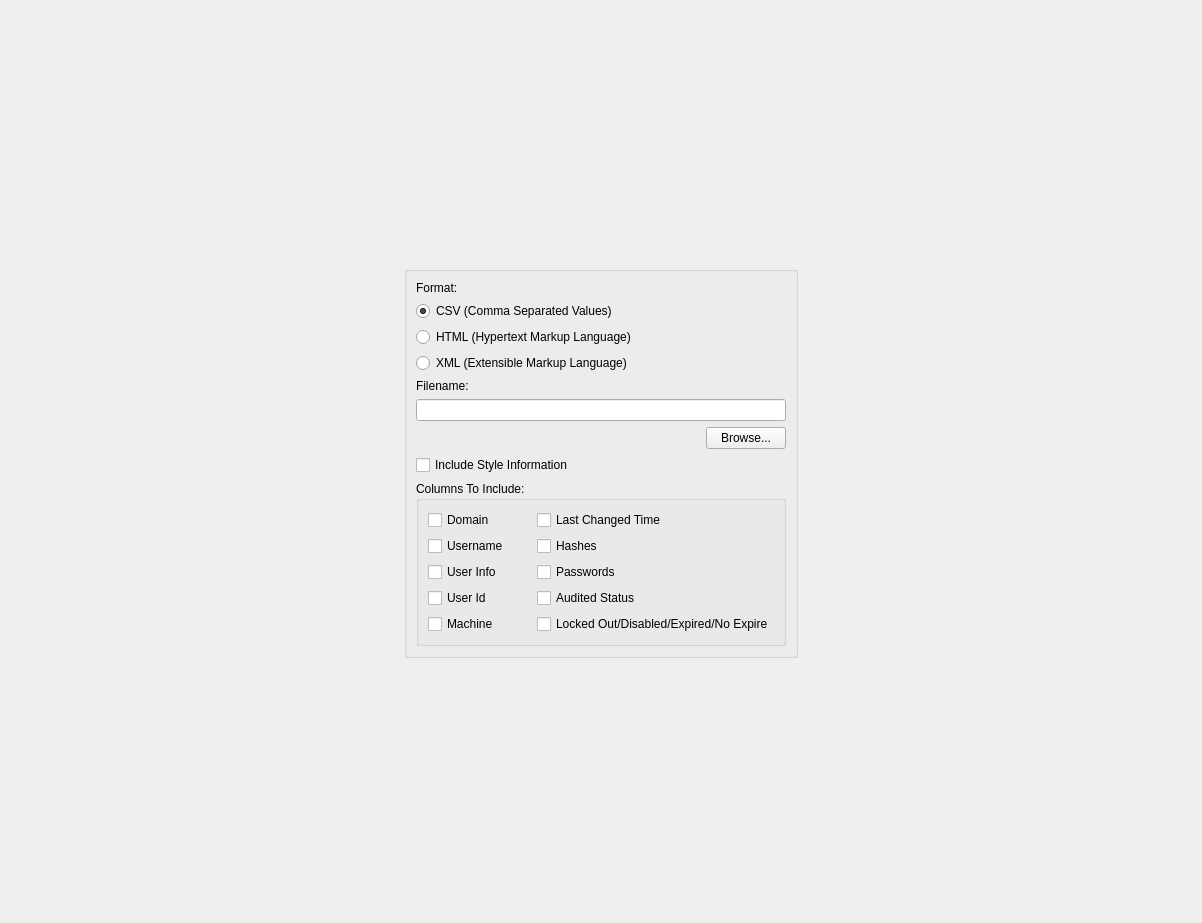
<?xml version="1.0" encoding="UTF-8"?>
<ui version="4.0">
 <class>ExportAccountsConfig</class>
 <widget class="QWidget" name="ExportAccountsConfig">
  <property name="geometry">
   <rect>
    <x>0</x>
    <y>0</y>
    <width>1202</width>
    <height>923</height>
   </rect>
  </property>
  <property name="sizePolicy">
   <sizepolicy hsizetype="Preferred" vsizetype="Preferred">
    <horstretch>0</horstretch>
    <verstretch>0</verstretch>
   </sizepolicy>
  </property>
  <property name="maximumSize">
   <size>
    <width>16777215</width>
    <height>16777215</height>
   </size>
  </property>
  <property name="windowTitle">
   <string>Form</string>
  </property>
  <layout class="QGridLayout" name="gridLayout">
   <item row="1" column="2">
    <spacer name="horizontalSpacer">
     <property name="orientation">
      <enum>Qt::Horizontal</enum>
     </property>
     <property name="sizeHint" stdset="0">
      <size>
       <width>40</width>
       <height>20</height>
      </size>
     </property>
    </spacer>
   </item>
   <item row="1" column="0">
    <spacer name="horizontalSpacer_2">
     <property name="orientation">
      <enum>Qt::Horizontal</enum>
     </property>
     <property name="sizeHint" stdset="0">
      <size>
       <width>40</width>
       <height>20</height>
      </size>
     </property>
    </spacer>
   </item>
   <item row="1" column="1">
    <widget class="QGroupBox" name="groupBox">
     <property name="title">
      <string/>
     </property>
     <layout class="QGridLayout" name="gridLayout_3">
      <item row="2" column="0">
       <widget class="QGroupBox" name="groupBox_2">
        <property name="title">
         <string>Columns To Include:</string>
        </property>
        <layout class="QGridLayout" name="gridLayout_2">
         <item row="3" column="0">
          <widget class="QCheckBox" name="columnUserIdCheckBox">
           <property name="text">
            <string>User Id</string>
           </property>
          </widget>
         </item>
         <item row="0" column="0">
          <widget class="QCheckBox" name="columnDomainCheckBox">
           <property name="text">
            <string>Domain</string>
           </property>
          </widget>
         </item>
         <item row="4" column="0">
          <widget class="QCheckBox" name="columnMachineCheckBox">
           <property name="text">
            <string>Machine</string>
           </property>
          </widget>
         </item>
         <item row="1" column="0">
          <widget class="QCheckBox" name="columnUsernameCheckBox">
           <property name="text">
            <string>Username</string>
           </property>
          </widget>
         </item>
         <item row="2" column="0">
          <widget class="QCheckBox" name="columnUserInfoCheckBox">
           <property name="text">
            <string>User Info</string>
           </property>
          </widget>
         </item>
         <item row="4" column="1">
          <widget class="QCheckBox" name="columnLockedOutCheckBox">
           <property name="text">
            <string>Locked Out/Disabled/Expired/No Expire</string>
           </property>
          </widget>
         </item>
         <item row="3" column="1">
          <widget class="QCheckBox" name="columnAuditedStatusCheckBox">
           <property name="text">
            <string>Audited Status</string>
           </property>
          </widget>
         </item>
         <item row="2" column="1">
          <widget class="QCheckBox" name="columnPasswordsCheckBox">
           <property name="text">
            <string>Passwords</string>
           </property>
          </widget>
         </item>
         <item row="1" column="1">
          <widget class="QCheckBox" name="columnHashesCheckBox">
           <property name="text">
            <string>Hashes</string>
           </property>
          </widget>
         </item>
         <item row="0" column="1">
          <widget class="QCheckBox" name="columnLastChangedTimeCheckBox">
           <property name="text">
            <string>Last Changed Time</string>
           </property>
          </widget>
         </item>
        </layout>
       </widget>
      </item>
      <item row="0" column="0">
       <layout class="QVBoxLayout" name="verticalLayout">
        <item>
         <widget class="QLabel" name="label_4">
          <property name="text">
           <string>Format:</string>
          </property>
         </widget>
        </item>
        <item>
         <widget class="QRadioButton" name="csvRadioButton">
          <property name="text">
           <string>CSV (Comma Separated Values)</string>
          </property>
          <property name="checked">
           <bool>true</bool>
          </property>
         </widget>
        </item>
        <item>
         <widget class="QRadioButton" name="htmlRadioButton">
          <property name="text">
           <string>HTML (Hypertext Markup Language)</string>
          </property>
         </widget>
        </item>
        <item>
         <widget class="QRadioButton" name="xmlRadioButton">
          <property name="text">
           <string>XML (Extensible Markup Language)</string>
          </property>
         </widget>
        </item>
        <item>
         <widget class="QLabel" name="label">
          <property name="text">
           <string>Filename:</string>
          </property>
         </widget>
        </item>
        <item>
         <widget class="QLineEdit" name="fileNameEdit"/>
        </item>
        <item>
         <layout class="QHBoxLayout" name="horizontalLayout_2">
          <item>
           <spacer name="horizontalSpacer_3">
            <property name="orientation">
             <enum>Qt::Horizontal</enum>
            </property>
            <property name="sizeHint" stdset="0">
             <size>
              <width>40</width>
              <height>20</height>
             </size>
            </property>
           </spacer>
          </item>
          <item>
           <widget class="QPushButton" name="browseButton">
            <property name="text">
             <string>Browse...</string>
            </property>
           </widget>
          </item>
         </layout>
        </item>
       </layout>
      </item>
      <item row="1" column="0">
       <widget class="QCheckBox" name="includeStyleCheckBox">
        <property name="text">
         <string>Include Style Information</string>
        </property>
       </widget>
      </item>
     </layout>
    </widget>
   </item>
   <item row="2" column="1">
    <spacer name="verticalSpacer">
     <property name="orientation">
      <enum>Qt::Vertical</enum>
     </property>
     <property name="sizeHint" stdset="0">
      <size>
       <width>20</width>
       <height>40</height>
      </size>
     </property>
    </spacer>
   </item>
   <item row="0" column="1">
    <spacer name="verticalSpacer_2">
     <property name="orientation">
      <enum>Qt::Vertical</enum>
     </property>
     <property name="sizeHint" stdset="0">
      <size>
       <width>20</width>
       <height>40</height>
      </size>
     </property>
    </spacer>
   </item>
  </layout>
 </widget>
 <resources/>
 <connections/>
</ui>
